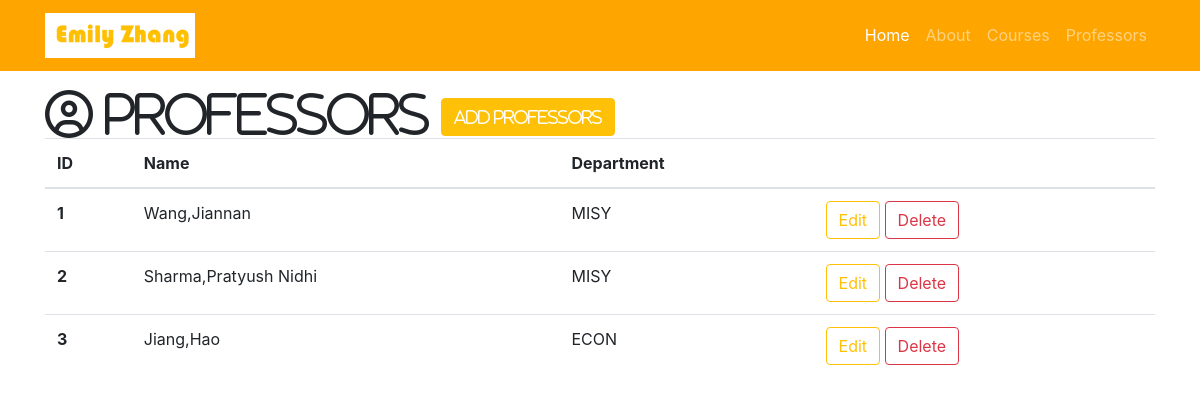
/professors, run on an earlier commit of the app's database.
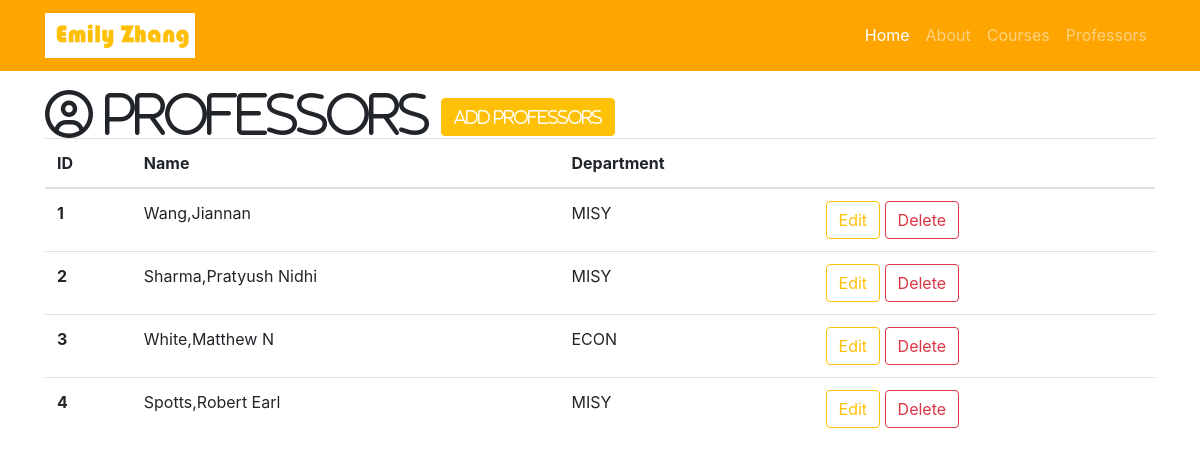
And on a later commit of the database.
### resume.py (models this page shows)
class Professor(db.Model):
    __tablename__ = 'professors'
    id = db.Column(db.Integer, primary_key=True)
    name = db.Column(db.String(64))
    department = db.Column(db.String(64))
    courses = db.relationship('Course', backref='professor', cascade="delete")

### resume.py (the view)
@app.route('/professors')
def professors():
    professors = Professor.query.all()
    return render_template('professors.html', professors=professors)

### templates/professors.html (shortened to what this page needs)
{% extends "resume-base.html" %}
 {% block head %}
{{ super () }}
{% endblock %}
{% block page_content %}
<div class="container">
  <i class="fa fa-user-circle-o fa-3x" aria-hidden="true"> Professors
  <a id="add" href="/professor/add" class="btn btn-warning" role="button" aria-disabled="true">Add Professors</a>
</i> {% if professors %}
  <table class="table">
    <thead>
      <tr>
        <th>ID</th>
        <th>Name</th>
        <th>Department</th>
        <th></th>
      </tr>
    </thead>
    <tbody>
      {% for professor in professors %}
      <tr>
        <th scope="row">{{ professor.id }}</th>
        <td>{{ professor.name }}</td>
        <td>{{ professor.department }}</td>
        <td>
          <a href="/professor/edit/{{professor.id}}" class="btn btn-outline-warning" role="button" aria-disabled="true">Edit</a>
          <a href="/professor/delete/{{professor.id}}" class="btn btn-outline-danger" role="button">Delete</a>
        </td>
      </tr>
      {% endfor%}
    </tbody>
  </table>
  {% else %}
  <h3>there is no professors in the database yet.</h3> {% endif %}
</div>
{% endblock%}

What changed in the data, as far as the page shows it:
changed Professor "ECON": name "Jiang,Hao" → "White,Matthew N"
added Professor: id "4", name "Spotts,Robert Earl", department "MISY"
